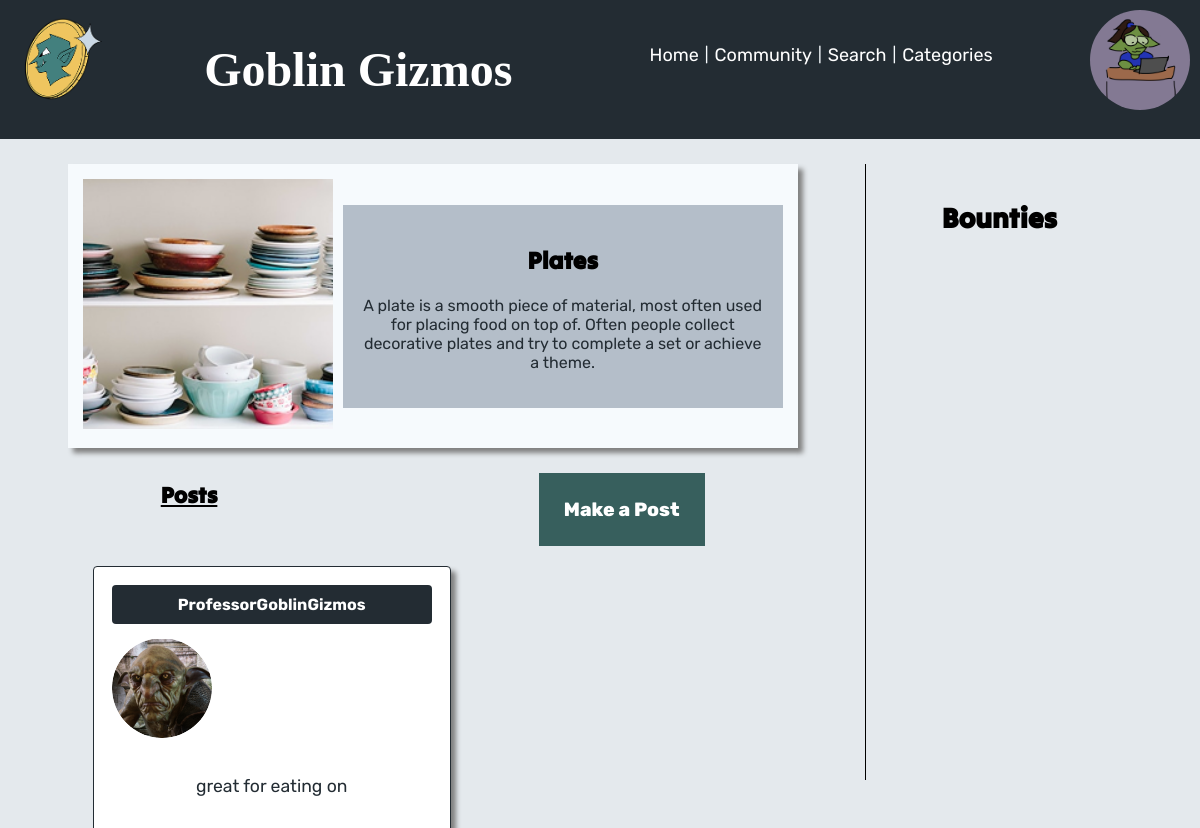
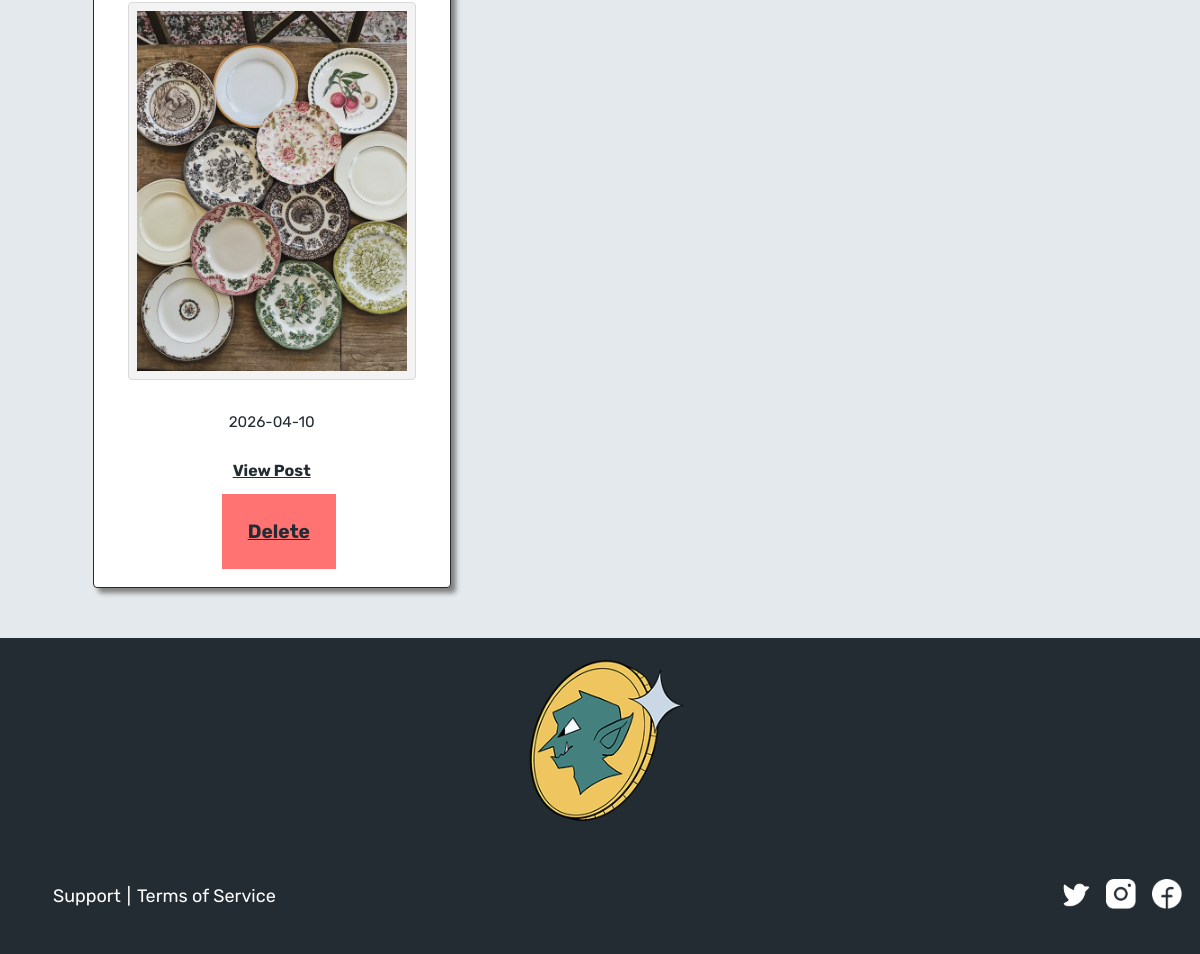
The page /categories/platesCategories.php (signed in) on the database its author committed (2 pictures, top to bottom).
### tables this page shows
CREATE TABLE `goblingizmos_users` (
  `user_id` int(11) NOT NULL,
  `first_name` varchar(255) NOT NULL,
  `last_name` varchar(255) NOT NULL,
  `username` varchar(255) NOT NULL,
  `password` varchar(255) NOT NULL,
  `access_level` varchar(20) NOT NULL,
  `user_email` varchar(255) NOT NULL,
  `user_pfp` varchar(255) DEFAULT NULL,
  `user_bio` varchar(255) DEFAULT NULL
);

CREATE TABLE `goblingizmos_postsbounties` (
  `post_id` int(100) NOT NULL,
  `user_id` int(100) NOT NULL,
  `post_or_bounty` varchar(255) NOT NULL,
  `post_category` varchar(255) NOT NULL,
  `post_condition` varchar(255) DEFAULT NULL,
  `post_boxCondition` varchar(255) DEFAULT NULL,
  `post_price` int(100) DEFAULT NULL,
  `post_location` varchar(255) DEFAULT NULL,
  `post_description` varchar(255) NOT NULL,
  `post_img` varchar(255) DEFAULT NULL,
  `post_sfw_nsfw` varchar(255) DEFAULT NULL,
  `post_creation_date` date NOT NULL
);

### categories/platesCategories.php (the view, shortened to what this page needs)
<?php
require '../db_connectionGG.php';
$row = null;
$result = null;
$resultUser = null;
if (
    isset($_SESSION['logged_in']) &&
    $_SESSION['logged_in'] === true &&
    isset($_SESSION['user_id'])
) {
    $query_user_info_on_pages = "SELECT * FROM `goblingizmos_users` WHERE user_id = ?";
    $stmt = $mysqli->prepare($query_user_info_on_pages);
    $stmt->bind_param("i", $_SESSION['user_id']);
    $stmt->execute();
    $resultPFP = $stmt->get_result();
    if ($resultPFP && $resultPFP->num_rows > 0) {
        $row = $resultPFP->fetch_array(MYSQLI_ASSOC);
    }
}
if (isset($_SESSION['access_level']) && ($_SESSION['access_level'] == "admin")) {
    $query_all = "SELECT post_id, goblingizmos_postsbounties.user_id, post_or_bounty, post_category, post_condition, post_boxCondition, post_price, post_location, post_description, post_img, post_sfw_nsfw, post_creation_date, goblingizmos_users.username, goblingizmos_users.user_pfp FROM `goblingizmos_postsbounties` INNER JOIN goblingizmos_users ON goblingizmos_postsbounties.user_id=goblingizmos_users.user_id ORDER BY post_id DESC";
    $result = $mysqli->query($query_all);
} else if (isset($_SESSION['access_level']) && ($_SESSION['access_level'] == "user")) {
    $query_some = "SELECT post_id, goblingizmos_postsbounties.user_id, post_or_bounty, post_category, post_condition, post_boxCondition, post_price, post_location, post_description, post_img, post_sfw_nsfw, post_creation_date, goblingizmos_users.username, goblingizmos_users.user_pfp FROM `goblingizmos_postsbounties` INNER JOIN goblingizmos_users ON goblingizmos_postsbounties.user_id=goblingizmos_users.user_id ORDER BY post_id DESC";
    $resultUser = $mysqli->query($query_some);
}
?>
<!DOCTYPE html>
<html lang="en">
<head>
    <link rel="stylesheet" type="text/css" href="../css/style.css">
</head>
<body>
    <div class="page-wrap">
        <header>
            <div class="headerGrid">
                <div class="headerGridItem" id="logoFlex">
                    <img class="logoImage" src="../img/goblinLogo.png" alt="a goblin face in a coin; the logo">
                </div>
                <div class="headerGridItem">
                    <h1>Goblin Gizmos</h1>
                </div>
                <div class="headerGridItem">
                    <nav>
                        <ol>
                            <li>
                                <a class="titleLink" href="../index.php">Home</a>
                            </li>
                            <li>
                                <p>|</p>
                            </li>
                            <li>
                                <a class="titleLink" href="../community.php">Community</a>
                            </li>
                            <li>
                                <p>|</p>
                            </li>
                            <li>
                                <a class="titleLink" href="../search.php">Search</a>
                            </li>
                            <li>
                                <p>|</p>
                            </li>
                            <li>
                                <a class="titleLink" href="../categories.php">Categories</a>
                            </li>
                        </ol>
                    </nav>
                </div>
                <div class="headerGridItem">
                    <?php
                    if (
                        isset($_SESSION['logged_in']) &&
                        $_SESSION['logged_in'] === true &&
                        $row
                    ) {
                        if (!empty($row['user_pfp'])) {
                            print "<a href=\"../userProfile.php\"><img src=\"../" . htmlspecialchars($row['user_pfp']) . "\" class=\"userIconImageForSmaller\" alt=\"User's chosen profile picture\" onerror=\"this.src='../img/PFP.png';\"></a>";
                        } else {
                            print "<a href=\"../userProfile.php\"> <img src=\"../img/PFP.png\" class=\"userIconImageForSmaller\" alt=\"Profile\"></a>";
                        }
                    } else {
                        print "<a href=\"../userProfile.php\"> <img src=\"../img/PFP.png\" class=\"userIconImageForSmaller\" alt=\"Profile\"></a>";
                    }
                    ?>
                </div>
            </div>
        </header>
        <div class="specificCategoryLayoutGrid">
            <div class="specificCatItem1">
                <aside class="bountiesSection">
                    <h3>Bounties</h3>
                </aside>
            </div>
            <div class="specificCatItem2">
                <a href="../makePost.php" class="goblinButtons">Make a Post</a>
            </div>
            <div class="specificCatItem3">
                <div>
                    <img src="../img/plates.png" alt="several stacks of plates">
                </div>
                <div class="grayBoxInInfo">
                    <h2>Plates</h2>
                    <p>A plate is a smooth piece of material, most often used for placing food on top of. Often people
                        collect decorative plates and try to complete a set or achieve a theme.
                    </p>
                </div>
            </div>
            <div class="specificCatItem4">
                <h3>Posts</h3>
            </div>
            <div class="specificCatItem5">
                <?php
                if (isset($_SESSION['access_level']) && ($_SESSION['access_level'] == "admin") && $result) {
                    while (($row = $result->fetch_array(MYSQLI_ASSOC))) {
                        if (($row['post_category'] == 'plates') && ($row['post_or_bounty'] == 'post')) {
                            print "<div class=\"boxesForEachPost\">";
                            print "<div class=\"gridItemForPostBox3\"><p>" . htmlspecialchars($row['username']) . "</p></div>";
                            print "<div class=\"gridItemForPostBox4\">";
                            print "<a href=\"../userProfileView.php?user_id=" . urlencode($row['user_id']) . "\">";
                            if (!empty($row['user_pfp'])) {
                                print "<img src=\"../" . htmlspecialchars($row['user_pfp']) . "\" alt=\"profile image of user\" onerror=\"this.src='../img/PFP.png';\">";
                            } else {
                                print "<img src=\"../img/PFP.png\" alt=\"profile image of user\">";
                            }
                            print "</a>";
                            print "</div>";
                            print "<div class=\"gridItemForPostBox11\"><p>" . htmlspecialchars($row['post_description']) . "</p></div>";
                            if (!empty($row['post_img'])) {
                                print "<div class=\"gridItemForPostBox12\"><img src=\"../" . htmlspecialchars($row['post_img']) . "\" alt=\"post image\"></div>";
                            }
                            print "<div class=\"gridItemForPostBox14\"><p>" . htmlspecialchars($row['post_creation_date']) . "</p></div>";
                            print "<div class=\"gridItemForPostBoxViewPost\">";
                            print "<a href=\"../categories/postView.php?post_id=" . urlencode($row['post_id']) . "\">View Post</a>";
                            print "</div>";
                            print "<div class=\"gridItemForPostBoxViewPost\">";
                            print "<a href=\"../deleteConfirm.php?post_id=" . urlencode($row['post_id']) . "&type=post\" class=\"deleteButton\">Delete";
                            print "</a>";
                            print "</div>";
                            print "</div>";
                        }
                    }
                } else if (isset($_SESSION['access_level']) && ($_SESSION['access_level'] == "user") && $resultUser) {
                    while (($row2 = $resultUser->fetch_array(MYSQLI_ASSOC))) {
                        if (($row2['post_category'] == 'plates') && ($row2['post_or_bounty'] == 'post')) {
                            print "<div class=\"boxesForEachPost\">";
                            print "<div class=\"gridItemForPostBox3\"><p>" . htmlspecialchars($row2['username']) . "</p></div>";
                            print "<div class=\"gridItemForPostBox4\">";
                            print "<a href=\"../userProfileView.php?user_id=" . urlencode($row2['user_id']) . "\">";
                            if (!empty($row2['user_pfp'])) {
                                print "<img src=\"../" . htmlspecialchars($row2['user_pfp']) . "\" alt=\"profile image of user\" onerror=\"this.src='../img/PFP.png';\">";
                            } else {
                                print "<img src=\"../img/PFP.png\" alt=\"profile image of user\">";
                            }
                            print "</a>";
                            print "</div>";
                            if (!empty($row2['post_price'])) {
                                print "<div class=\"gridItemForPostBox9\"><p>$" . htmlspecialchars($row2['post_price']) . "</p></div>";
                            }
                            print "<div class=\"gridItemForPostBox11\"><p>" . htmlspecialchars($row2['post_description']) . "</p></div>";
                            if (!empty($row2['post_img'])) {
                                print "<div class=\"gridItemForPostBox12\"><img src=\"../" . htmlspecialchars($row2['post_img']) . "\" alt=\"post image\"></div>";
                            }
                            if (!empty($row2['post_sfw_nsfw'])) {
                                print "<div class=\"gridItemForPostBox13\"><p>" . htmlspecialchars($row2['post_sfw_nsfw']) . "</p></div>";
                            }
                            print "<div class=\"gridItemForPostBox14\"><p>" . htmlspecialchars($row2['post_creation_date']) . "</p></div>";
                            print "<div class=\"gridItemForPostBoxViewPost\">";
                            print "<a href=\"../categories/postView.php?post_id=" . urlencode($row2['post_id']) . "\">View Post</a>";
                            print "</div>";
                            if ((int) $row2['user_id'] === (int) $_SESSION['user_id']) {
                                print "<div class=\"gridItemForPostBoxViewPost\">";
                                print "<a href=\"../editPost.php?post_id=" . urlencode($row2['post_id']) . "\" class=\"goblinButtons\">Edit";
                                print "</a>";
                                print "</div>";
                            }
                            if ((int) $row2['user_id'] === (int) $_SESSION['user_id']) {
                                print "<div class=\"gridItemForPostBoxViewPost\">";
                                print "<a href=\"../deleteConfirm.php?post_id=" . urlencode($row2['post_id']) . "&type=post\" class=\"deleteButton\">Delete";
                                print "</a>";
                                print "</div>";
                            }
                            print "</div>";
                        }
                    }
                } else if (!isset($_SESSION['logged_in']) || $_SESSION['logged_in'] !== true) {
                    print "<div class=\"signUpForms\">";
                    print "<p>Please create an account with us to view these posts; It's free!</p>";
                    print "</div>";
                }
                ?>
            </div>
        </div>
    </div>
    <footer>
        <img src="../img/goblinLogo.png" id="bottomLogo" alt="a goblin face in a coin; the logo">
        <div>
            <div class="footerFlex">
                <nav>
                    <div class="footerGrid">
                        <div class="footerGridItem1">
                            <ol>
                                <li>
                                    <a href="../support.php" class="titleLink">Support</a>
                                </li>
                                <li>
                                    <p class="titleLink"> |</p>
                                </li>
                                <li>
                                    <a href="../tos.php" class="titleLink">Terms of Service</a>
                                </li>
                            </ol>
                        </div>
                        <div class="footerGridItem2">
                            <ol>
                                <li><a href="https://x.com/"> <img src="../img/TwitterLogo.png" class="iconImg"
                                            alt="X logo"></a></li>
                                <li><a href="https://www.instagram.com/"> <img src="../img/instagram.png"
                                            class="iconImg" alt="Instagram logo"></a>
                                </li>
                                <li> <a href="https://www.facebook.com/"> <img src="../img/facebook.png" class="iconImg"
                                            alt="Facebook logo"></a>
                                </li>
                            </ol>
                        </div>
                    </div>
                </nav>
            </div>
        </div>
    </footer>
</body>
</html>

### rows shown on the page
goblingizmos_users: user_pfp (picture)
goblingizmos_postsbounties: user.username "ProfessorGoblinGizmos", post_description "great for eating on", post_img (picture), post_creation_date "2026-04-10"
